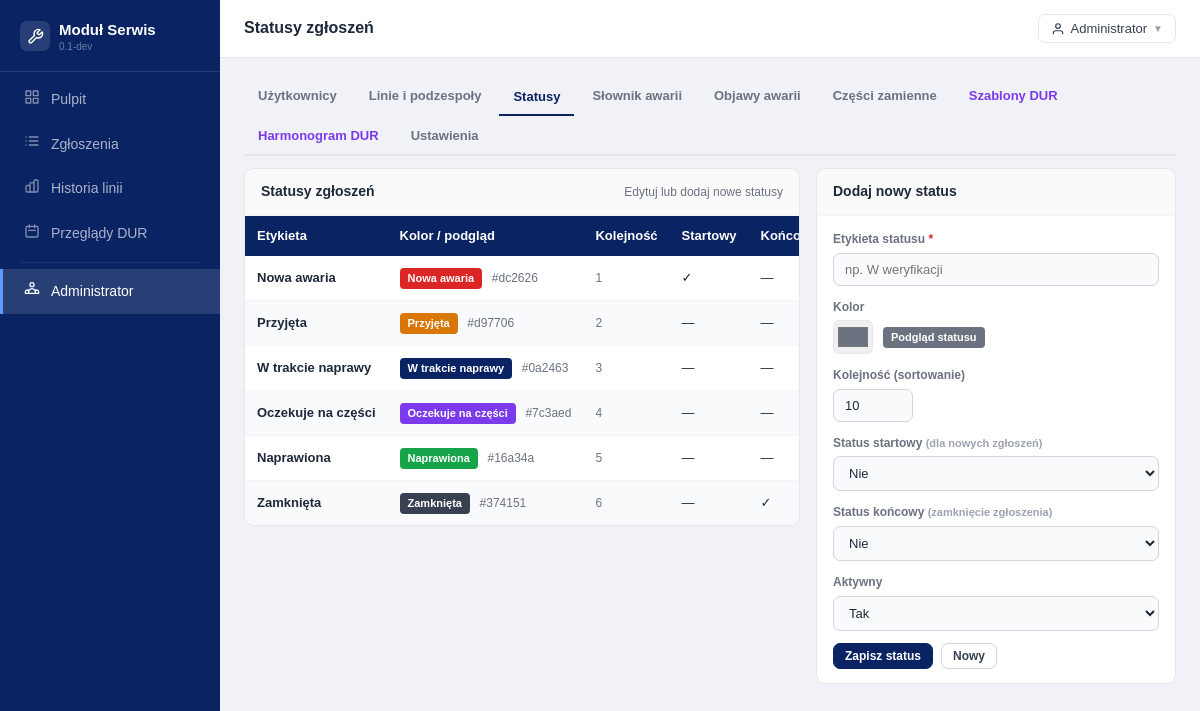
The app's page /index.php?route=admin_statuses (signed in) with its own data.
### tables this page shows
CREATE TABLE IF NOT EXISTS `failure_statuses` (
    `id` INT UNSIGNED NOT NULL AUTO_INCREMENT,
    `label` VARCHAR(150) NOT NULL,
    `color` VARCHAR(7) NOT NULL DEFAULT '#6c757d',
    `sort_order` INT UNSIGNED NOT NULL DEFAULT 0,
    `is_initial` TINYINT(1) NOT NULL DEFAULT 0,
    `is_final` TINYINT(1) NOT NULL DEFAULT 0,
    `is_active` TINYINT(1) NOT NULL DEFAULT 1,
    `created_at` DATETIME NOT NULL DEFAULT CURRENT_TIMESTAMP,
    `updated_at` DATETIME NOT NULL DEFAULT CURRENT_TIMESTAMP ON UPDATE CURRENT_TIMESTAMP,
    PRIMARY KEY (`id`),
    KEY `idx_status_order` (`sort_order`),
    KEY `idx_status_initial` (`is_initial`),
    KEY `idx_status_active` (`is_active`)
);

### app/Controllers/Controllers.php (called while the page is built, shortened)
<?php
class AdminController
{
    public function statuses(): void
    {
        $statuses = (new StatusModel())->getAll();
        require BASE_PATH . '/templates/admin/statuses.php';
    }
}

### app/Helpers/Database.php (called while the page is built, shortened)
<?php
class Database
{
    private static ?\PDO $instance = null;
    public static function get(): \PDO
    {
        if (self::$instance === null) {
            $dsn = sprintf(
                'mysql:host=%s;dbname=%s;charset=%s',
                DB_HOST, DB_NAME, DB_CHARSET
            );
            self::$instance = new \PDO($dsn, DB_USER, DB_PASS, [
                \PDO::ATTR_ERRMODE            => \PDO::ERRMODE_EXCEPTION,
                \PDO::ATTR_DEFAULT_FETCH_MODE => \PDO::FETCH_ASSOC,
                \PDO::ATTR_EMULATE_PREPARES   => false,
            ]);
        }
        return self::$instance;
    }
}

### app/Models/Models.php (called while the page is built, shortened)
<?php
abstract class BaseModel
{
    protected \PDO $db;
    public function __construct()
    {
        $this->db = Database::get();
    }
    protected function fetchAll(string $sql, array $params = []): array
    {
        $st = $this->db->prepare($sql);
        $st->execute($params);
        return $st->fetchAll();
    }
    protected function fetchOne(string $sql, array $params = []): ?array
    {
        $st = $this->db->prepare($sql);
        $st->execute($params);
        $r = $st->fetch();
        return $r ?: null;
    }
}
class StatusModel extends BaseModel
{
    public function getAll(bool $activeOnly = false): array
    {
        $where = $activeOnly ? 'WHERE is_active = 1' : '';
        return $this->fetchAll("SELECT * FROM failure_statuses $where ORDER BY sort_order");
    }
}
class SettingsModel extends BaseModel
{
    public function get(string $key): ?string
    {
        $r = $this->fetchOne("SELECT svalue FROM settings WHERE skey = ?", [$key]);
        return $r ? $r['svalue'] : null;
    }
}

### app/Helpers/Helpers.php (called while the page is built, shortened)
<?php
class Helpers
{
    public static function e(mixed $v): string
    {
        return htmlspecialchars((string)($v ?? ''), ENT_QUOTES | ENT_HTML5, 'UTF-8');
    }
}

### templates/admin/statuses.php (the view, shortened to what this page needs)
<?php
require BASE_PATH . '/templates/shared/header.php';
?>
<div class="atabs mb2">
  <a href="<?= BASE_URL ?>/index.php?route=admin_users" class="atab">Użytkownicy</a>
  <a href="<?= BASE_URL ?>/index.php?route=admin_lines" class="atab">Linie i podzespoły</a>
  <button class="atab active" data-tab="statuses">Statusy</button>
  <a href="<?= BASE_URL ?>/index.php?route=admin_dictionary" class="atab">Słownik awarii</a>
  <a href="<?= BASE_URL ?>/index.php?route=admin_symptoms" class="atab">Objawy awarii</a>
  <a href="<?= BASE_URL ?>/index.php?route=admin_spare_parts" class="atab">Części zamienne</a>
  <a href="<?= BASE_URL ?>/index.php?route=admin_dur_tmpl" class="atab v">Szablony DUR</a>
  <a href="<?= BASE_URL ?>/index.php?route=admin_dur_sched" class="atab v">Harmonogram DUR</a>
  <a href="<?= BASE_URL ?>/index.php?route=admin_settings" class="atab">Ustawienia</a>
</div>
<div style="display:grid;grid-template-columns:1fr 360px;gap:16px;align-items:start;">
  <div class="card">
    <div class="card-head">
      <span class="card-title">Statusy zgłoszeń</span>
      <span class="muted fs-sm">Edytuj lub dodaj nowe statusy</span>
    </div>
    <div class="twrap">
      <table>
        <thead>
          <tr>
            <th>Etykieta</th>
            <th>Kolor / podgląd</th>
            <th>Kolejność</th>
            <th>Startowy</th>
            <th>Końcowy</th>
          </tr>
        </thead>
        <tbody>
          <?php foreach ($statuses as $s): ?>
            <tr>
              <td class="fw6"><?= Helpers::e($s['label']) ?></td>
              <td>
                <span class="badge" style="background:<?= Helpers::e($s['color']) ?>;color:#fff;">
                  <?= Helpers::e($s['label']) ?>
                </span>
                <span class="muted fs-sm" style="margin-left:6px;"><?= Helpers::e($s['color']) ?></span>
              </td>
              <td class="muted fs-sm"><?= $s['sort_order'] ?></td>
              <td><?= $s['is_initial'] ? '✓' : '—' ?></td>
              <td><?= $s['is_final']   ? '✓' : '—' ?></td>
            </tr>
          <?php endforeach; ?>
        </tbody>
      </table>
    </div>
  </div>
  <div class="card">
    <div class="card-head"><span class="card-title" id="statusFormTitle">Dodaj nowy status</span></div>
    <div class="card-body">
      <form method="POST" action="<?= BASE_URL ?>/index.php?route=admin_status_save">
        <div class="fg">
          <label class="flbl">Etykieta statusu <span class="req">*</span></label>
          <input class="fc" name="label" id="nsLabel" placeholder="np. W weryfikacji">
        </div>
        <div class="fg">
          <label class="flbl">Kolor</label>
          <div style="display:flex;align-items:center;gap:10px;">
            <input type="color" name="color" id="nsColor" value="#6b7280"
              style="width:40px;height:34px;padding:2px;border:1px solid #e5e7eb;border-radius:6px;cursor:pointer;">
            <span id="nsPreview" class="badge" style="background:#6b7280;color:#fff;">Podgląd statusu</span>
          </div>
        </div>
        <div class="fg">
          <label class="flbl">Kolejność (sortowanie)</label>
          <input class="fc" type="number" name="sort_order" id="nsOrder" value="10" style="width:80px;">
        </div>
        <div class="fg">
          <label class="flbl">Status startowy <span class="fhint" style="display:inline;">(dla nowych zgłoszeń)</span></label>
          <select class="fc" name="is_initial" id="nsInitial">
            <option value="0">Nie</option>
          </select>
        </div>
        <div class="fg">
          <label class="flbl">Status końcowy <span class="fhint" style="display:inline;">(zamknięcie zgłoszenia)</span></label>
          <select class="fc" name="is_final" id="nsFinal">
            <option value="0">Nie</option>
          </select>
        </div>
        <div class="fg">
          <label class="flbl">Aktywny</label>
          <select class="fc" name="is_active" id="nsActive">
            <option value="1">Tak</option>
          </select>
        </div>
        <div style="display:flex;gap:8px;">
          <button type="submit" class="btn btn-p btn-sm">Zapisz status</button>
          <button type="button" class="btn btn-sm" onclick="resetStatusForm()">Nowy</button>
        </div>
      </form>
    </div>
  </div>
</div>
<?php require BASE_PATH . '/templates/shared/footer.php'; ?>

### templates/shared/header.php (style rules this page uses)
*, *::before, *::after { box-sizing: border-box; margin: 0; padding: 0; }
html, body { height: 100%; }
body { font-family: Arial, Helvetica, sans-serif; font-size: 14px; background: #f0f2f7; color: #1e293b; line-height: 1.55; }
a { color: #0a2463; text-decoration: none; }
.card { background: #fff; border: 1px solid #e5e7eb; border-radius: 10px; overflow: hidden; }
.card-head { padding: 12px 16px; border-bottom: 1px solid #f3f4f6; display: flex; align-items: center; justify-content: space-between; background: #fafafa; }
.card-title { font-size: 14px; font-weight: 700; color: #1e293b; }
.card-body { padding: 14px 16px; }
.btn { display: inline-flex; align-items: center; gap: 5px; padding: 7px 15px; border-radius: 7px; font-size: 13px; font-weight: 600; cursor: pointer; border: 1px solid #d1d5db; background: #fff; color: #374151; transition: background .12s; font-family: Arial, Helvetica, sans-serif; white-space: nowrap; text-decoration: none; }
.btn-p { background: #0a2463; color: #fff; border-color: #0a2463; }
.btn-sm { padding: 5px 11px; font-size: 12px; }
.fg { margin-bottom: 12px; }
.flbl { display: block; font-size: 12px; font-weight: 600; color: #6b7280; margin-bottom: 4px; }
.req { color: #dc2626; }
.fc { display: block; width: 100%; padding: 8px 11px; border: 1px solid #d1d5db; border-radius: 7px; font-size: 13px; color: #1e293b; background: #f9fafb; font-family: Arial, Helvetica, sans-serif; transition: border-color .12s; outline: none; }
.fhint { font-size: 11px; color: #9ca3af; margin-top: 3px; }
.twrap { overflow-x: auto; }
table { width: 100%; border-collapse: collapse; font-size: 13px; }
thead th { background: #0a2463; color: #fff; font-weight: 600; padding: 10px 12px; text-align: left; white-space: nowrap; border: none; }
td { padding: 9px 12px; border-bottom: 1px solid #f3f4f6; color: #1e293b; white-space: nowrap; vertical-align: middle; }
tbody tr:nth-child(even) td { background: #f9fafb; }
tbody tr:last-child td { border-bottom: none; }
.badge { display: inline-block; padding: 2px 8px; border-radius: 4px; font-size: 11px; font-weight: 600; white-space: nowrap; }
.atabs { display: flex; gap: 4px; flex-wrap: wrap; margin-bottom: 16px; border-bottom: 2px solid #e5e7eb; }
.atab { padding: 8px 14px; font-size: 13px; font-weight: 600; border: none; border-bottom: 2px solid transparent; background: none; color: #6b7280; cursor: pointer; font-family: Arial, Helvetica, sans-serif; margin-bottom: -2px; text-decoration: none; display: inline-block; }
.atab.active { color: #0a2463; border-bottom-color: #0a2463; }
.atab.v { color: #7c3aed; }
.mb2 { margin-bottom: 12px; }
.muted { color: #6b7280; }
.fs-sm { font-size: 12px; }
.fw6 { font-weight: 600; }

### records on screen
failure_statuses: label "Nowa awaria", color "#dc2626", sort_order "1"
failure_statuses: label "Przyjęta", color "#d97706", sort_order "2"
failure_statuses: label "W trakcie naprawy", color "#0a2463", sort_order "3"
failure_statuses: label "Oczekuje na części", color "#7c3aed", sort_order "4"
failure_statuses: label "Naprawiona", color "#16a34a", sort_order "5"
failure_statuses: label "Zamknięta", color "#374151", sort_order "6"

### other values on screen
$appName "Moduł Serwis"
$appVersion "0.1-dev"
Helpers::e($item['label']) "Pulpit"
Helpers::e($item['label']) "Zgłoszenia"
Helpers::e($item['label']) "Historia linii"
Helpers::e($item['label']) "Przeglądy DUR"
Helpers::e($item['label']) "Administrator"
Helpers::e($pageTitle ?? 'Moduł Serwis') "Statusy zgłoszeń"
Helpers::e($user['name']) "Administrator"
